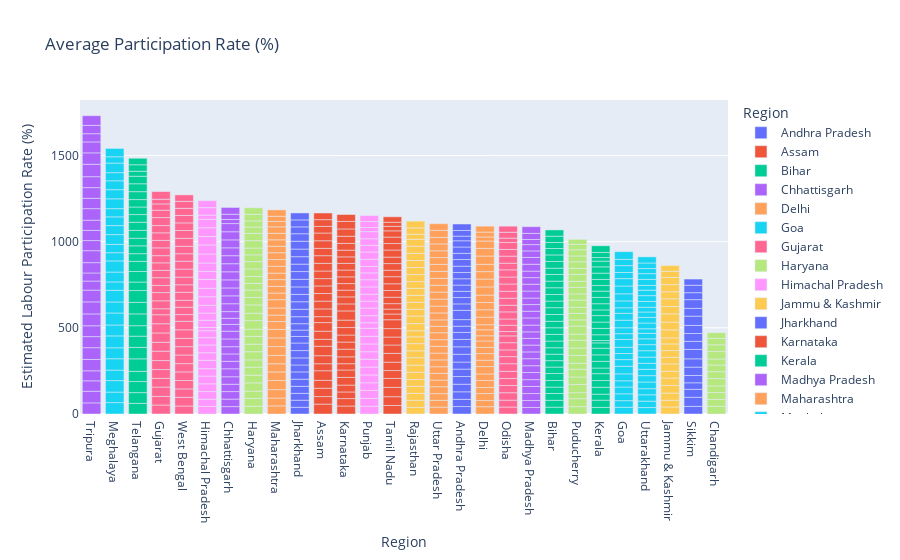

This figure's notebook cell:
### Markdown cell above
### Participation rate with respect to the area

### Code cell
fig = px.bar(df,x='Region',y='Estimated Labour Participation Rate (%)',color='Region',title="Average Participation Rate (%)")
fig.update_layout(xaxis = {'categoryorder':'total descending'})
fig.show()

### Figure 1 — Plotly figure (JSON) as saved in the notebook; plotly's stock layout.template omitted (floating-point values rounded to 4 significant figures)
{"data": [{"alignmentgroup": "True", "hovertemplate": "Region=%{x}<br>Estimated Labour Participation Rate (%)=%{y}<extra></extra>", "legendgroup": "Andhra Pradesh", "marker": {"color": "#636efa", "pattern": {"shape": ""}}, "name": "Andhra Pradesh", "offsetgroup": "Andhra Pradesh", "orientation": "v", "showlegend": true, "textposition": "auto", "type": "bar", "x": ["Andhra Pradesh", "Andhra Pradesh", "Andhra Pradesh", "Andhra Pradesh", "Andhra Pradesh", "Andhra Pradesh", "Andhra Pradesh", "Andhra Pradesh", "Andhra Pradesh", "Andhra Pradesh", "Andhra Pradesh", "Andhra Pradesh", "Andhra Pradesh", "Andhra Pradesh", "Andhra Pradesh", "Andhra Pradesh", "Andhra Pradesh", "Andhra Pradesh", "Andhra Pradesh", "Andhra Pradesh", "Andhra Pradesh", "Andhra Pradesh", "Andhra Pradesh", "Andhra Pradesh", "Andhra Pradesh", "Andhra Pradesh", "Andhra Pradesh", "Andhra Pradesh"], "xaxis": "x", "y": [43.24, 42.05, 43.5, 43.97, 44.68, 43.01, 41, 45.14, 43.46, 42.83, 40.66, 36.03, 38.16, 53.76, 37.45, 36.76, 36.1, 36.29, 36.69, 36.41, 36.62, 38.61, 35.91, 36.84, 36.08, 26.97, 32.69, 37.61], "yaxis": "y"}, {"alignmentgroup": "True", "hovertemplate": "Region=%{x}<br>Estimated Labour Participation Rate (%)=%{y}<extra></extra>", "legendgroup": "Assam", "marker": {"color": "#EF553B", "pattern": {"shape": ""}}, "name": "Assam", "offsetgroup": "Assam", "orientation": "v", "showlegend": true, "textposition": "auto", "type": "bar", "x": ["Assam", "Assam", "Assam", "Assam", "Assam", "Assam", "Assam", "Assam", "Assam", "Assam", "Assam", "Assam", "Assam", "Assam", "Assam", "Assam", "Assam", "Assam", "Assam", "Assam", "Assam", "Assam", "Assam", "Assam", "Assam", "Assam"], "xaxis": "x", "y": [57.39, 43.87, 48.21, 45.83, 55.67, 40.76, 46.64, 54.9, 40.17, 47.05, 50, 34.38, 44.92, 45.17, 44.32, 43.81, 42.66, 44.01, 44.59, 44.26, 42.82, 43.9, 45.03, 38.45, 39.04, 38.73], "yaxis": "y"}, {"alignmentgroup": "True", "hovertemplate": "Region=%{x}<br>Estimated Labour Participation Rate (%)=%{y}<extra></extra>", "legendgroup": "Bihar", "marker": {"color": "#00cc96", "pattern": {"shape": ""}}, "name": "Bihar", "offsetgroup": "Bihar", "orientation": "v", "showlegend": true, "textposition": "auto", "type": "bar", "x": ["Bihar", "Bihar", "Bihar", "Bihar", "Bihar", "Bihar", "Bihar", "Bihar", "Bihar", "Bihar", "Bihar", "Bihar", "Bihar", "Bihar", "Bihar", "Bihar", "Bihar", "Bihar", "Bihar", "Bihar", "Bihar", "Bihar", "Bihar", "Bihar", "Bihar", "Bihar", "Bihar", "Bihar"], "xaxis": "x", "y": [39.75, 39.71, 39.66, 36.85, 38.57, 40.31, 37.51, 37.25, 37.54, 37.28, 38.88, 38.63, 38.5, 37.4, 39.8, 39.35, 38.36, 38.03, 39.25, 38.45, 38.86, 36.29, 38.99, 37.87, 37.29, 34.94, 36.45, 36.54], "yaxis": "y"}, {"alignmentgroup": "True", "hovertemplate": "Region=%{x}<br>Estimated Labour Participation Rate (%)=%{y}<extra></extra>", "legendgroup": "Chhattisgarh", "marker": {"color": "#ab63fa", "pattern": {"shape": ""}}, "name": "Chhattisgarh", "offsetgroup": "Chhattisgarh", "orientation": "v", "showlegend": true, "textposition": "auto", "type": "bar", "x": ["Chhattisgarh", "Chhattisgarh", "Chhattisgarh", "Chhattisgarh", "Chhattisgarh", "Chhattisgarh", "Chhattisgarh", "Chhattisgarh", "Chhattisgarh", "Chhattisgarh", "Chhattisgarh", "Chhattisgarh", "Chhattisgarh", "Chhattisgarh", "Chhattisgarh", "Chhattisgarh", "Chhattisgarh", "Chhattisgarh", "Chhattisgarh", "Chhattisgarh", "Chhattisgarh", "Chhattisgarh", "Chhattisgarh", "Chhattisgarh", "Chhattisgarh", "Chhattisgarh", "Chhattisgarh", "Chhattisgarh"], "xaxis": "x", "y": [42.89, 43.71, 43.53, 42.55, 43.38, 46.28, 43.56, 42.59, 42.03, 45.05, 44.98, 39.43, 35.56, 38.66, 45.61, 45.88, 45.85, 46.91, 46.8, 46.82, 46.59, 45.59, 46.21, 47.14, 47.39, 24.06, 30.24, 39.41], "yaxis": "y"}, {"alignmentgroup": "True", "hovertemplate": "Region=%{x}<br>Estimated Labour Participation Rate (%)=%{y}<extra></extra>", "legendgroup": "Delhi", "marker": {"color": "#FFA15A", "pattern": {"shape": ""}}, "name": "Delhi", "offsetgroup": "Delhi", "orientation": "v", "showlegend": true, "textposition": "auto", "type": "bar", "x": ["Delhi", "Delhi", "Delhi", "Delhi", "Delhi", "Delhi", "Delhi", "Delhi", "Delhi", "Delhi", "Delhi", "Delhi", "Delhi", "Delhi", "Delhi", "Delhi", "Delhi", "Delhi", "Delhi", "Delhi", "Delhi", "Delhi", "Delhi", "Delhi", "Delhi", "Delhi", "Delhi", "Delhi"], "xaxis": "x", "y": [42.33, 35.74, 40.53, 35.21, 40.68, 37.9, 42.71, 37.08, 38.36, 35.84, 37.45, 30.21, 34.65, 29.22, 44.17, 42.71, 42.34, 42.9, 47.36, 45.78, 43.02, 42.56, 48.09, 44.18, 42.82, 23.59, 28.28, 34.32], "yaxis": "y"}, {"alignmentgroup": "True", "hovertemplate": "Region=%{x}<br>Estimated Labour Participation Rate (%)=%{y}<extra></extra>", "legendgroup": "Goa", "marker": {"color": "#19d3f3", "pattern": {"shape": ""}}, "name": "Goa", "offsetgroup": "Goa", "orientation": "v", "showlegend": true, "textposition": "auto", "type": "bar", "x": ["Goa", "Goa", "Goa", "Goa", "Goa", "Goa", "Goa", "Goa", "Goa", "Goa", "Goa", "Goa", "Goa", "Goa", "Goa", "Goa", "Goa", "Goa", "Goa", "Goa", "Goa", "Goa", "Goa", "Goa"], "xaxis": "x", "y": [39.16, 38.19, 39.81, 39.61, 35.78, 40.36, 44.09, 38.7, 35.36, 36.11, 45.36, 33.71, 34.17, 43.96, 40, 31.97, 39.92, 41.27, 45.22, 42.77, 35.95, 39.73, 36.05, 44.74], "yaxis": "y"}, {"alignmentgroup": "True", "hovertemplate": "Region=%{x}<br>Estimated Labour Participation Rate (%)=%{y}<extra></extra>", "legendgroup": "Gujarat", "marker": {"color": "#FF6692", "pattern": {"shape": ""}}, "name": "Gujarat", "offsetgroup": "Gujarat", "orientation": "v", "showlegend": true, "textposition": "auto", "type": "bar", "x": ["Gujarat", "Gujarat", "Gujarat", "Gujarat", "Gujarat", "Gujarat", "Gujarat", "Gujarat", "Gujarat", "Gujarat", "Gujarat", "Gujarat", "Gujarat", "Gujarat", "Gujarat", "Gujarat", "Gujarat", "Gujarat", "Gujarat", "Gujarat", "Gujarat", "Gujarat", "Gujarat", "Gujarat", "Gujarat", "Gujarat", "Gujarat", "Gujarat"], "xaxis": "x", "y": [52.03, 50.12, 54.21, 50.57, 51.01, 52.27, 54.55, 51.51, 54.07, 53.48, 52.06, 34.77, 46.31, 47.72, 41.67, 44.57, 42.54, 43.72, 41.75, 45.14, 43.5, 43.75, 42.19, 46.31, 42.9, 36.33, 27.52, 44.26], "yaxis": "y"}, {"alignmentgroup": "True", "hovertemplate": "Region=%{x}<br>Estimated Labour Participation Rate (%)=%{y}<extra></extra>", "legendgroup": "Haryana", "marker": {"color": "#B6E880", "pattern": {"shape": ""}}, "name": "Haryana", "offsetgroup": "Haryana", "orientation": "v", "showlegend": true, "textposition": "auto", "type": "bar", "x": ["Haryana", "Haryana", "Haryana", "Haryana", "Haryana", "Haryana", "Haryana", "Haryana", "Haryana", "Haryana", "Haryana", "Haryana", "Haryana", "Haryana", "Haryana", "Haryana", "Haryana", "Haryana", "Haryana", "Haryana", "Haryana", "Haryana", "Haryana", "Haryana", "Haryana", "Haryana", "Haryana", "Haryana"], "xaxis": "x", "y": [45.12, 45.23, 42.17, 48.23, 44.72, 46.07, 42.48, 47.4, 43.74, 45.37, 41.4, 49.85, 42.78, 48.53, 43.18, 43.06, 38.77, 39.87, 43.7, 42.58, 39.18, 39.57, 42.75, 42.32, 36.73, 35.48, 38.27, 38.09], "yaxis": "y"}, {"alignmentgroup": "True", "hovertemplate": "Region=%{x}<br>Estimated Labour Participation Rate (%)=%{y}<extra></extra>", "legendgroup": "Himachal Pradesh", "marker": {"color": "#FF97FF", "pattern": {"shape": ""}}, "name": "Himachal Pradesh", "offsetgroup": "Himachal Pradesh", "orientation": "v", "showlegend": true, "textposition": "auto", "type": "bar", "x": ["Himachal Pradesh", "Himachal Pradesh", "Himachal Pradesh", "Himachal Pradesh", "Himachal Pradesh", "Himachal Pradesh", "Himachal Pradesh", "Himachal Pradesh", "Himachal Pradesh", "Himachal Pradesh", "Himachal Pradesh", "Himachal Pradesh", "Himachal Pradesh", "Himachal Pradesh", "Himachal Pradesh", "Himachal Pradesh", "Himachal Pradesh", "Himachal Pradesh", "Himachal Pradesh", "Himachal Pradesh", "Himachal Pradesh", "Himachal Pradesh", "Himachal Pradesh", "Himachal Pradesh", "Himachal Pradesh", "Himachal Pradesh", "Himachal Pradesh", "Himachal Pradesh"], "xaxis": "x", "y": [44.23, 41.18, 44.91, 44.91, 45.02, 42.81, 48.5, 44.05, 45.11, 42.45, 40.17, 18.43, 42.62, 41.2, 45.27, 49.58, 49.22, 51.17, 45.87, 49.69, 52.17, 52.55, 48.92, 50.82, 48.74, 24.42, 43.55, 40.66], "yaxis": "y"}, {"alignmentgroup": "True", "hovertemplate": "Region=%{x}<br>Estimated Labour Participation Rate (%)=%{y}<extra></extra>", "legendgroup": "Jammu & Kashmir", "marker": {"color": "#FECB52", "pattern": {"shape": ""}}, "name": "Jammu & Kashmir", "offsetgroup": "Jammu & Kashmir", "orientation": "v", "showlegend": true, "textposition": "auto", "type": "bar", "x": ["Jammu & Kashmir", "Jammu & Kashmir", "Jammu & Kashmir", "Jammu & Kashmir", "Jammu & Kashmir", "Jammu & Kashmir", "Jammu & Kashmir", "Jammu & Kashmir", "Jammu & Kashmir", "Jammu & Kashmir", "Jammu & Kashmir", "Jammu & Kashmir", "Jammu & Kashmir", "Jammu & Kashmir", "Jammu & Kashmir", "Jammu & Kashmir", "Jammu & Kashmir", "Jammu & Kashmir", "Jammu & Kashmir", "Jammu & Kashmir", "Jammu & Kashmir"], "xaxis": "x", "y": [40.57, 39.02, 41.71, 44.17, 43.08, 39.69, 42.56, 38.25, 39.06, 38.46, 34.94, 46.74, 45.17, 47.8, 42.63, 44.92, 40.71, 41.4, 41.23, 36.21, 33.33], "yaxis": "y"}, {"alignmentgroup": "True", "hovertemplate": "Region=%{x}<br>Estimated Labour Participation Rate (%)=%{y}<extra></extra>", "legendgroup": "Jharkhand", "marker": {"color": "#636efa", "pattern": {"shape": ""}}, "name": "Jharkhand", "offsetgroup": "Jharkhand", "orientation": "v", "showlegend": true, "textposition": "auto", "type": "bar", "x": ["Jharkhand", "Jharkhand", "Jharkhand", "Jharkhand", "Jharkhand", "Jharkhand", "Jharkhand", "Jharkhand", "Jharkhand", "Jharkhand", "Jharkhand", "Jharkhand", "Jharkhand", "Jharkhand", "Jharkhand", "Jharkhand", "Jharkhand", "Jharkhand", "Jharkhand", "Jharkhand", "Jharkhand", "Jharkhand", "Jharkhand", "Jharkhand", "Jharkhand", "Jharkhand", "Jharkhand", "Jharkhand"], "xaxis": "x", "y": [39.04, 41.12, 39.66, 40.83, 41.24, 42.33, 40.26, 41.09, 42.43, 44.05, 37.96, 36.92, 37.03, 40.65, 43.25, 43.51, 42.82, 43.35, 44.18, 44.82, 43.17, 43.14, 44.33, 45.42, 43.34, 39.92, 40.49, 40.43], "yaxis": "y"}, {"alignmentgroup": "True", "hovertemplate": "Region=%{x}<br>Estimated Labour Participation Rate (%)=%{y}<extra></extra>", "legendgroup": "Karnataka", "marker": {"color": "#EF553B", "pattern": {"shape": ""}}, "name": "Karnataka", "offsetgroup": "Karnataka", "orientation": "v", "showlegend": true, "textposition": "auto", "type": "bar", "x": ["Karnataka", "Karnataka", "Karnataka", "Karnataka", "Karnataka", "Karnataka", "Karnataka", "Karnataka", "Karnataka", "Karnataka", "Karnataka", "Karnataka", "Karnataka", "Karnataka", "Karnataka", "Karnataka", "Karnataka", "Karnataka", "Karnataka", "Karnataka", "Karnataka", "Karnataka", "Karnataka", "Karnataka", "Karnataka", "Karnataka", "Karnataka", "Karnataka"], "xaxis": "x", "y": [46.36, 43.12, 38.42, 39.93, 44.45, 43.1, 36.45, 39.92, 44.52, 41.33, 40.85, 43.25, 43.09, 53.37, 40.62, 40.89, 39.09, 38.04, 39, 39.7, 38.6, 37.66, 38.94, 39.45, 41.55, 42.14, 43.9, 39.93], "yaxis": "y"}, {"alignmentgroup": "True", "hovertemplate": "Region=%{x}<br>Estimated Labour Participation Rate (%)=%{y}<extra></extra>", "legendgroup": "Kerala", "marker": {"color": "#00cc96", "pattern": {"shape": ""}}, "name": "Kerala", "offsetgroup": "Kerala", "orientation": "v", "showlegend": true, "textposition": "auto", "type": "bar", "x": ["Kerala", "Kerala", "Kerala", "Kerala", "Kerala", "Kerala", "Kerala", "Kerala", "Kerala", "Kerala", "Kerala", "Kerala", "Kerala", "Kerala", "Kerala", "Kerala", "Kerala", "Kerala", "Kerala", "Kerala", "Kerala", "Kerala", "Kerala", "Kerala", "Kerala", "Kerala", "Kerala", "Kerala"], "xaxis": "x", "y": [38.07, 42.19, 34.96, 39.9, 38.97, 40.02, 32.71, 38.67, 37.66, 38.84, 30.87, 13.33, 33.62, 37.01, 36.65, 37.42, 33.13, 35.91, 36.57, 36.49, 32.36, 35.56, 36.53, 36.48, 33.24, 20.51, 29.95, 38.68], "yaxis": "y"}, {"alignmentgroup": "True", "hovertemplate": "Region=%{x}<br>Estimated Labour Participation Rate (%)=%{y}<extra></extra>", "legendgroup": "Madhya Pradesh", "marker": {"color": "#ab63fa", "pattern": {"shape": ""}}, "name": "Madhya Pradesh", "offsetgroup": "Madhya Pradesh", "orientation": "v", "showlegend": true, "textposition": "auto", "type": "bar", "x": ["Madhya Pradesh", "Madhya Pradesh", "Madhya Pradesh", "Madhya Pradesh", "Madhya Pradesh", "Madhya Pradesh", "Madhya Pradesh", "Madhya Pradesh", "Madhya Pradesh", "Madhya Pradesh", "Madhya Pradesh", "Madhya Pradesh", "Madhya Pradesh", "Madhya Pradesh", "Madhya Pradesh", "Madhya Pradesh", "Madhya Pradesh", "Madhya Pradesh", "Madhya Pradesh", "Madhya Pradesh", "Madhya Pradesh", "Madhya Pradesh", "Madhya Pradesh", "Madhya Pradesh", "Madhya Pradesh", "Madhya Pradesh", "Madhya Pradesh", "Madhya Pradesh"], "xaxis": "x", "y": [37.97, 40.48, 40.2, 41.25, 39.4, 41.46, 39.44, 40.77, 39.35, 39.57, 38.9, 37.88, 39.24, 41.5, 38.96, 38.8, 37.67, 40.6, 39.67, 38.2, 37.94, 39.83, 39.59, 37.68, 36.68, 29.76, 35.49, 38.72], "yaxis": "y"}, {"alignmentgroup": "True", "hovertemplate": "Region=%{x}<br>Estimated Labour Participation Rate (%)=%{y}<extra></extra>", "legendgroup": "Maharashtra", "marker": {"color": "#FFA15A", "pattern": {"shape": ""}}, "name": "Maharashtra", "offsetgroup": "Maharashtra", "orientation": "v", "showlegend": true, "textposition": "auto", "type": "bar", "x": ["Maharashtra", "Maharashtra", "Maharashtra", "Maharashtra", "Maharashtra", "Maharashtra", "Maharashtra", "Maharashtra", "Maharashtra", "Maharashtra", "Maharashtra", "Maharashtra", "Maharashtra", "Maharashtra", "Maharashtra", "Maharashtra", "Maharashtra", "Maharashtra", "Maharashtra", "Maharashtra", "Maharashtra", "Maharashtra", "Maharashtra", "Maharashtra", "Maharashtra", "Maharashtra", "Maharashtra", "Maharashtra"], "xaxis": "x", "y": [47.11, 45.69, 48.8, 52.67, 49.74, 47.61, 48.53, 50.98, 50.36, 49.36, 45.6, 37.42, 41.21, 48.34, 38.3, 39.3, 38.81, 37.84, 39.58, 39.05, 39.61, 37.57, 37.32, 37.61, 37.8, 30.86, 30.38, 37.04], "yaxis": "y"}, {"alignmentgroup": "True", "hovertemplate": "Region=%{x}<br>Estimated Labour Participation Rate (%)=%{y}<extra></extra>", "legendgroup": "Meghalaya", "marker": {"color": "#19d3f3", "pattern": {"shape": ""}}, "name": "Meghalaya", "offsetgroup": "Meghalaya", "orientation": "v", "showlegend": true, "textposition": "auto", "type": "bar", "x": ["Meghalaya", "Meghalaya", "Meghalaya", "Meghalaya", "Meghalaya", "Meghalaya", "Meghalaya", "Meghalaya", "Meghalaya", "Meghalaya", "Meghalaya", "Meghalaya", "Meghalaya", "Meghalaya", "Meghalaya", "Meghalaya", "Meghalaya", "Meghalaya", "Meghalaya", "Meghalaya", "Meghalaya", "Meghalaya", "Meghalaya", "Meghalaya", "Meghalaya", "Meghalaya", "Meghalaya"], "xaxis": "x", "y": [66.13, 61.09, 66.67, 60.86, 66.02, 63.44, 69.03, 63.18, 69.66, 64.06, 67.46, 48.83, 57.26, 64.63, 47.79, 48.29, 56.55, 52.27, 50.77, 47.71, 57.02, 53.04, 51.53, 47.26, 55.64, 36.51, 48.48], "yaxis": "y"}, {"alignmentgroup": "True", "hovertemplate": "Region=%{x}<br>Estimated Labour Participation Rate (%)=%{y}<extra></extra>", "legendgroup": "Odisha", "marker": {"color": "#FF6692", "pattern": {"shape": ""}}, "name": "Odisha", "offsetgroup": "Odisha", "orientation": "v", "showlegend": true, "textposition": "auto", "type": "bar", "x": ["Odisha", "Odisha", "Odisha", "Odisha", "Odisha", "Odisha", "Odisha", "Odisha", "Odisha", "Odisha", "Odisha", "Odisha", "Odisha", "Odisha", "Odisha", "Odisha", "Odisha", "Odisha", "Odisha", "Odisha", "Odisha", "Odisha", "Odisha", "Odisha", "Odisha", "Odisha", "Odisha", "Odisha"], "xaxis": "x", "y": [40.47, 39.94, 43.05, 42.13, 40.32, 41.88, 44.06, 40.91, 39.09, 41.98, 39.55, 25.16, 36.48, 36.36, 41.26, 38.39, 40.99, 40.25, 42.15, 40.51, 41.71, 38.46, 41.05, 38.97, 39.93, 25.53, 34.12, 35.24], "yaxis": "y"}, {"alignmentgroup": "True", "hovertemplate": "Region=%{x}<br>Estimated Labour Participation Rate (%)=%{y}<extra></extra>", "legendgroup": "Puducherry", "marker": {"color": "#B6E880", "pattern": {"shape": ""}}, "name": "Puducherry", "offsetgroup": "Puducherry", "orientation": "v", "showlegend": true, "textposition": "auto", "type": "bar", "x": ["Puducherry", "Puducherry", "Puducherry", "Puducherry", "Puducherry", "Puducherry", "Puducherry", "Puducherry", "Puducherry", "Puducherry", "Puducherry", "Puducherry", "Puducherry", "Puducherry", "Puducherry", "Puducherry", "Puducherry", "Puducherry", "Puducherry", "Puducherry", "Puducherry", "Puducherry", "Puducherry", "Puducherry", "Puducherry", "Puducherry"], "xaxis": "x", "y": [43.08, 45.95, 34.56, 47.83, 43.34, 44.85, 35, 45.07, 43.18, 45.38, 35.23, 46.79, 35.71, 37.73, 34.77, 42.41, 35.73, 38.86, 34.19, 40.42, 34.59, 38.5, 34.12, 35.54, 31.25, 29.73], "yaxis": "y"}, {"alignmentgroup": "True", "hovertemplate": "Region=%{x}<br>Estimated Labour Participation Rate (%)=%{y}<extra></extra>", "legendgroup": "Punjab", "marker": {"color": "#FF97FF", "pattern": {"shape": ""}}, "name": "Punjab", "offsetgroup": "Punjab", "orientation": "v", "showlegend": true, "textposition": "auto", "type": "bar", "x": ["Punjab", "Punjab", "Punjab", "Punjab", "Punjab", "Punjab", "Punjab", "Punjab", "Punjab", "Punjab", "Punjab", "Punjab", "Punjab", "Punjab", "Punjab", "Punjab", "Punjab", "Punjab", "Punjab", "Punjab", "Punjab", "Punjab", "Punjab", "Punjab", "Punjab", "Punjab", "Punjab", "Punjab"], "xaxis": "x", "y": [44.79, 45.79, 46.5, 44.08, 45.49, 45.66, 45.55, 43.4, 45.22, 44.19, 46.85, 32.2, 41.14, 43.9, 40.03, 40.02, 42.62, 41.61, 39.97, 37.1, 41.82, 42.17, 39.04, 37.82, 41.29, 23.95, 34.71, 34.96], "yaxis": "y"}, {"alignmentgroup": "True", "hovertemplate": "Region=%{x}<br>Estimated Labour Participation Rate (%)=%{y}<extra></extra>", "legendgroup": "Rajasthan", "marker": {"color": "#FECB52", "pattern": {"shape": ""}}, "name": "Rajasthan", "offsetgroup": "Rajasthan", "orientation": "v", "showlegend": true, "textposition": "auto", "type": "bar", "x": ["Rajasthan", "Rajasthan", "Rajasthan", "Rajasthan", "Rajasthan", "Rajasthan", "Rajasthan", "Rajasthan", "Rajasthan", "Rajasthan", "Rajasthan", "Rajasthan", "Rajasthan", "Rajasthan", "Rajasthan", "Rajasthan", "Rajasthan", "Rajasthan", "Rajasthan", "Rajasthan", "Rajasthan", "Rajasthan", "Rajasthan", "Rajasthan", "Rajasthan", "Rajasthan", "Rajasthan", "Rajasthan"], "xaxis": "x", "y": [38.52, 41.02, 39.78, 41.48, 39.24, 42.69, 40.87, 43, 40.12, 41.83, 39.47, 35.21, 41.11, 43.98, 39.44, 40.73, 40.38, 40.34, 39.15, 40.8, 40.73, 40.9, 41.59, 41.62, 39.71, 29.57, 36.71, 39.26], "yaxis": "y"}, {"alignmentgroup": "True", "hovertemplate": "Region=%{x}<br>Estimated Labour Participation Rate (%)=%{y}<extra></extra>", "legendgroup": "Sikkim", "marker": {"color": "#636efa", "pattern": {"shape": ""}}, "name": "Sikkim", "offsetgroup": "Sikkim", "orientation": "v", "showlegend": true, "textposition": "auto", "type": "bar", "x": ["Sikkim", "Sikkim", "Sikkim", "Sikkim", "Sikkim", "Sikkim", "Sikkim", "Sikkim", "Sikkim", "Sikkim", "Sikkim", "Sikkim", "Sikkim", "Sikkim", "Sikkim", "Sikkim", "Sikkim"], "xaxis": "x", "y": [44.06, 53.04, 46.3, 37.72, 42.36, 48.61, 48.13, 54.67, 46.63, 45.61, 46.97, 53.8, 45.24, 50.57, 40.31, 43.32, 35.85], "yaxis": "y"}, {"alignmentgroup": "True", "hovertemplate": "Region=%{x}<br>Estimated Labour Participation Rate (%)=%{y}<extra></extra>", "legendgroup": "Tamil Nadu", "marker": {"color": "#EF553B", "pattern": {"shape": ""}}, "name": "Tamil Nadu", "offsetgroup": "Tamil Nadu", "orientation": "v", "showlegend": true, "textposition": "auto", "type": "bar", "x": ["Tamil Nadu", "Tamil Nadu", "Tamil Nadu", "Tamil Nadu", "Tamil Nadu", "Tamil Nadu", "Tamil Nadu", "Tamil Nadu", "Tamil Nadu", "Tamil Nadu", "Tamil Nadu", "Tamil Nadu", "Tamil Nadu", "Tamil Nadu", "Tamil Nadu", "Tamil Nadu", "Tamil Nadu", "Tamil Nadu", "Tamil Nadu", "Tamil Nadu", "Tamil Nadu", "Tamil Nadu", "Tamil Nadu", "Tamil Nadu", "Tamil Nadu", "Tamil Nadu", "Tamil Nadu", "Tamil Nadu"], "xaxis": "x", "y": [49.44, 50.99, 53.94, 52.17, 45.62, 48.55, 50.95, 48.8, 46.23, 48.86, 51.56, 33.05, 28.6, 31.49, 37.31, 39.16, 38.89, 41.13, 37.76, 38.42, 37.38, 41.29, 37.64, 37.48, 36.17, 26.17, 23.77, 31.6], "yaxis": "y"}, {"alignmentgroup": "True", "hovertemplate": "Region=%{x}<br>Estimated Labour Participation Rate (%)=%{y}<extra></extra>", "legendgroup": "Telangana", "marker": {"color": "#00cc96", "pattern": {"shape": ""}}, "name": "Telangana", "offsetgroup": "Telangana", "orientation": "v", "showlegend": true, "textposition": "auto", "type": "bar", "x": ["Telangana", "Telangana", "Telangana", "Telangana", "Telangana", "Telangana", "Telangana", "Telangana", "Telangana", "Telangana", "Telangana", "Telangana", "Telangana", "Telangana", "Telangana", "Telangana", "Telangana", "Telangana", "Telangana", "Telangana", "Telangana", "Telangana", "Telangana", "Telangana", "Telangana", "Telangana", "Telangana", "Telangana"], "xaxis": "x", "y": [61.74, 62.19, 64.4, 59.23, 72.57, 66.49, 65.17, 60.61, 68.51, 66.92, 68.53, 49.44, 61, 58.97, 44.59, 45.43, 44.36, 45.39, 47.28, 44.51, 43.87, 43.13, 45.95, 45.78, 43.65, 29.05, 37.63, 37.68], "yaxis": "y"}, {"alignmentgroup": "True", "hovertemplate": "Region=%{x}<br>Estimated Labour Participation Rate (%)=%{y}<extra></extra>", "legendgroup": "Tripura", "marker": {"color": "#ab63fa", "pattern": {"shape": ""}}, "name": "Tripura", "offsetgroup": "Tripura", "orientation": "v", "showlegend": true, "textposition": "auto", "type": "bar", "x": ["Tripura", "Tripura", "Tripura", "Tripura", "Tripura", "Tripura", "Tripura", "Tripura", "Tripura", "Tripura", "Tripura", "Tripura", "Tripura", "Tripura", "Tripura", "Tripura", "Tripura", "Tripura", "Tripura", "Tripura", "Tripura", "Tripura", "Tripura", "Tripura", "Tripura", "Tripura", "Tripura", "Tripura"], "xaxis": "x", "y": [64.47, 67.4, 60.54, 58.29, 65.9, 68.21, 64.29, 63.02, 68.61, 69.88, 68.28, 52.63, 46.9, 59.74, 69.5, 58.8, 59.1, 59.07, 66.9, 60, 62.14, 63.41, 72.26, 66.04, 63.56, 47.65, 48.31, 56.17], "yaxis": "y"}, {"alignmentgroup": "True", "hovertemplate": "Region=%{x}<br>Estimated Labour Participation Rate (%)=%{y}<extra></extra>", "legendgroup": "Uttar Pradesh", "marker": {"color": "#FFA15A", "pattern": {"shape": ""}}, "name": "Uttar Pradesh", "offsetgroup": "Uttar Pradesh", "orientation": "v", "showlegend": true, "textposition": "auto", "type": "bar", "x": ["Uttar Pradesh", "Uttar Pradesh", "Uttar Pradesh", "Uttar Pradesh", "Uttar Pradesh", "Uttar Pradesh", "Uttar Pradesh", "Uttar Pradesh", "Uttar Pradesh", "Uttar Pradesh", "Uttar Pradesh", "Uttar Pradesh", "Uttar Pradesh", "Uttar Pradesh", "Uttar Pradesh", "Uttar Pradesh", "Uttar Pradesh", "Uttar Pradesh", "Uttar Pradesh", "Uttar Pradesh", "Uttar Pradesh", "Uttar Pradesh", "Uttar Pradesh", "Uttar Pradesh", "Uttar Pradesh", "Uttar Pradesh", "Uttar Pradesh", "Uttar Pradesh"], "xaxis": "x", "y": [39.96, 39.32, 38.78, 40.24, 38.79, 39.07, 38.01, 39.77, 39.67, 39.13, 38.53, 40.37, 37.52, 36.89, 40.43, 39.75, 40.43, 40.87, 40.07, 39.71, 40.6, 40.21, 39.52, 39.54, 40, 37.74, 41.1, 38.09], "yaxis": "y"}, {"alignmentgroup": "True", "hovertemplate": "Region=%{x}<br>Estimated Labour Participation Rate (%)=%{y}<extra></extra>", "legendgroup": "Uttarakhand", "marker": {"color": "#19d3f3", "pattern": {"shape": ""}}, "name": "Uttarakhand", "offsetgroup": "Uttarakhand", "orientation": "v", "showlegend": true, "textposition": "auto", "type": "bar", "x": ["Uttarakhand", "Uttarakhand", "Uttarakhand", "Uttarakhand", "Uttarakhand", "Uttarakhand", "Uttarakhand", "Uttarakhand", "Uttarakhand", "Uttarakhand", "Uttarakhand", "Uttarakhand", "Uttarakhand", "Uttarakhand", "Uttarakhand", "Uttarakhand", "Uttarakhand", "Uttarakhand", "Uttarakhand", "Uttarakhand", "Uttarakhand", "Uttarakhand", "Uttarakhand", "Uttarakhand", "Uttarakhand", "Uttarakhand", "Uttarakhand"], "xaxis": "x", "y": [37.47, 37.01, 36.97, 35.39, 38.79, 36.9, 36.73, 35.19, 35.69, 37.16, 35.04, 33.94, 32, 26.33, 33.54, 32.48, 31.21, 27.51, 33.87, 33.61, 31.65, 27.55, 35.11, 33.33, 29.59, 32.27, 35.61], "yaxis": "y"}, {"alignmentgroup": "True", "hovertemplate": "Region=%{x}<br>Estimated Labour Participation Rate (%)=%{y}<extra></extra>", "legendgroup": "West Bengal", "marker": {"color": "#FF6692", "pattern": {"shape": ""}}, "name": "West Bengal", "offsetgroup": "West Bengal", "orientation": "v", "showlegend": true, "textposition": "auto", "type": "bar", "x": ["West Bengal", "West Bengal", "West Bengal", "West Bengal", "West Bengal", "West Bengal", "West Bengal", "West Bengal", "West Bengal", "West Bengal", "West Bengal", "West Bengal", "West Bengal", "West Bengal", "West Bengal", "West Bengal", "West Bengal", "West Bengal", "West Bengal", "West Bengal", "West Bengal", "West Bengal", "West Bengal", "West Bengal", "West Bengal", "West Bengal", "West Bengal", "West Bengal"], "xaxis": "x", "y": [46.41, 50.36, 48.78, 48.79, 49.87, 48.09, 50, 48.47, 48.3, 49.51, 49.18, 39.27, 42.53, 40.44, 46.37, 43.51, 44.38, 46.77, 45.74, 43.25, 43.44, 45.97, 45.39, 44.09, 43.34, 41.2, 40.67, 37.57], "yaxis": "y"}, {"alignmentgroup": "True", "hovertemplate": "Region=%{x}<br>Estimated Labour Participation Rate (%)=%{y}<extra></extra>", "legendgroup": "Chandigarh", "marker": {"color": "#B6E880", "pattern": {"shape": ""}}, "name": "Chandigarh", "offsetgroup": "Chandigarh", "orientation": "v", "showlegend": true, "textposition": "auto", "type": "bar", "x": ["Chandigarh", "Chandigarh", "Chandigarh", "Chandigarh", "Chandigarh", "Chandigarh", "Chandigarh", "Chandigarh", "Chandigarh", "Chandigarh", "Chandigarh", "Chandigarh"], "xaxis": "x", "y": [44.89, 40.44, 39.47, 37.95, 42.77, 40.06, 38.6, 35.19, 42.94, 39.25, 36.68, 33.8], "yaxis": "y"}], "layout": {"barmode": "relative", "legend": {"title": {"text": "Region"}, "tracegroupgap": 0}, "title": {"text": "Average Participation Rate (%)"}, "xaxis": {"anchor": "y", "categoryarray": ["Andhra Pradesh", "Assam", "Bihar", "Chhattisgarh", "Delhi", "Goa", "Gujarat", "Haryana", "Himachal Pradesh", "Jammu & Kashmir", "Jharkhand", "Karnataka", "Kerala", "Madhya Pradesh", "Maharashtra", "Meghalaya", "Odisha", "Puducherry", "Punjab", "Rajasthan", "Sikkim", "Tamil Nadu", "Telangana", "Tripura", "Uttar Pradesh", "Uttarakhand", "West Bengal", "Chandigarh"], "categoryorder": "total descending", "domain": [0, 1], "title": {"text": "Region"}}, "yaxis": {"anchor": "x", "domain": [0, 1], "title": {"text": "Estimated Labour Participation Rate (%)"}}}}
